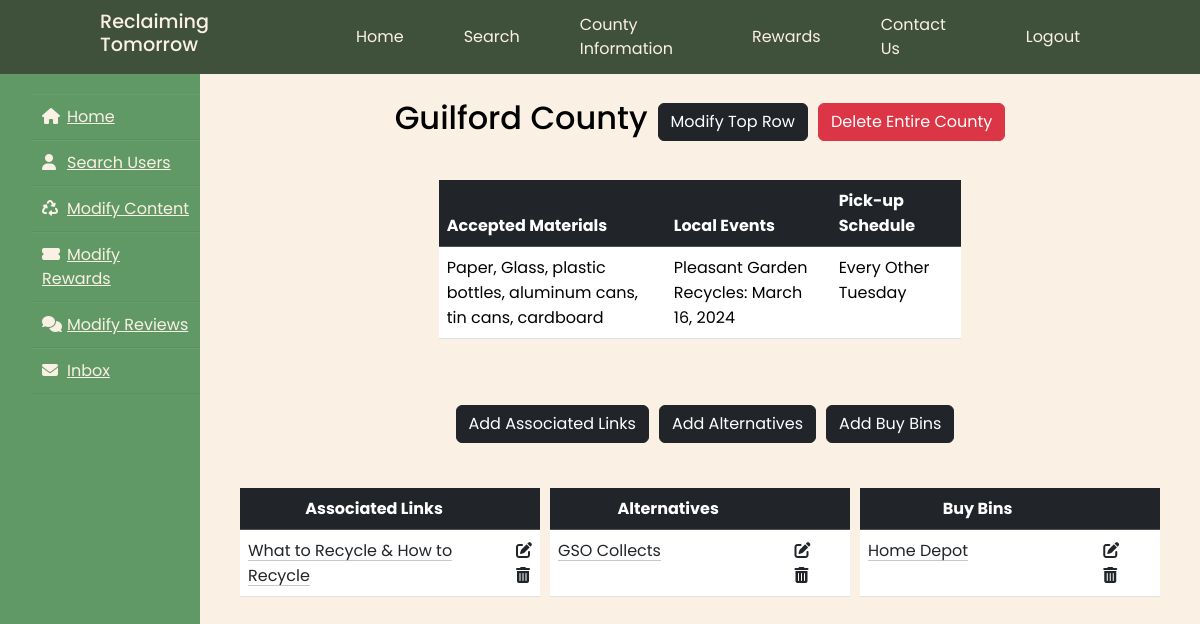
Screenshot of /admin/countyPreview.php?id=Guilford with the database file from the repository.
### tables this page shows
CREATE TABLE `county_search` (
  `County` varchar(150) NOT NULL,
  `Accepted Materials` varchar(150) NOT NULL,
  `Local Events` varchar(150) NOT NULL,
  `Pick-up Schedule` varchar(150) NOT NULL
);

CREATE TABLE `county_associated_links` (
  `id` int(11) NOT NULL AUTO_INCREMENT,
  `County` varchar(150) NOT NULL,
  `Placeholder` varchar(255) NOT NULL,
  `Link` varchar(600) NOT NULL,
  PRIMARY KEY (`id`)
);

CREATE TABLE `county_alternatives` (
  `id` int(11) NOT NULL AUTO_INCREMENT,
  `County` varchar(150) NOT NULL,
  `Placeholder` varchar(255) NOT NULL,
  `Link` varchar(600) NOT NULL,
  PRIMARY KEY (`id`)
);

CREATE TABLE `county_buy_bins` (
  `id` int(11) NOT NULL AUTO_INCREMENT,
  `County` varchar(150) NOT NULL,
  `Placeholder` varchar(255) NOT NULL,
  `Link` varchar(600) NOT NULL,
  PRIMARY KEY (`id`)
);

### admin/countyPreview.php (the view, shortened to what this page needs)
<?php
require '../connect.php';
?>
<!DOCTYPE html>
<html lang="en">
<head>
    <link href="https://cdn.jsdelivr.net/npm/bootstrap@5.3.1/dist/css/bootstrap.min.css" rel="stylesheet" />
    <link href="../style.css" rel="stylesheet">
</head>
<body>
<?php include "../admin/header.php"; ?>
<div class="wrapper">
        <div class="sidebar"><i class=""></i>
            <ul>
            <li><a href="/admin/dashboard"><i class="fas fa-home"></i>Home</a></li>
            <li><a href="/admin/search"><i class="fas fa-user"></i>Search Users</a></li>
            <li><a href="/admin/modifyContent"><i class="fas fa-recycle"></i>Modify Content</a></li>
            <li><a href="/admin/modifyRewards"><i class="fas fa-ticket-alt"></i>Modify Rewards</a></li>
            <li><a href="/admin/modifyReviews"><i class="fas fa-thin fa-comments"></i>Modify Reviews</a></li>
            <li><a href="/admin/inbox"><i class="fas fa-envelope"></i>Inbox</a></li>
            </ul>
        </div>
        <div class="main_content">
            <div class="info">
            <?php
    $county_id=$_GET['id'];
    $sql="SELECT * FROM `county_search` WHERE `County`='$county_id'";
    $result=mysqli_query($db,$sql);
    $row=mysqli_fetch_assoc($result);
    if ($result->num_rows > 0) {
    echo "<div class=\"center\">";
    echo '<h2 style="text-align: center;margin-top: 10px;color: #000000;">'.$row['County'].' County</h2>';
    echo '<a class="btn btn-dark btn" href="modifyTopRow?id='.$row['County'].'" style="margin-left: 10px;margin-top: 10px" role="button">Modify Top Row</a>';
    echo '<a class="btn btn-danger btn" href="deleteEntireCounty?id='.$row['County'].'" style="margin-left: 10px;margin-top: 10px" role="button">Delete Entire County</a>';
    echo '</div>';
    }
    $sql = "SELECT * FROM county_search WHERE `County`='$county_id'";
    $result=mysqli_query($db,$sql);
    if ($result->num_rows > 0) {
        echo "<div class=\"center\">";
        echo "<div class=\"table_widths\">";
        echo "<table class=\"table table-hover\" style=\"margin-top: 5px;\">";
        echo "<thead class=\"table-dark\">";
        echo "<tr>";
        echo "<th>Accepted Materials</th>";
        echo "<th>Local Events</th>";
        echo "<th>Pick-up Schedule</th>";
        echo "</tr>";
        echo "</thead>";
        while ($row = $result->fetch_assoc()) {
            echo "<tbody>";
            echo "<tr>";
            echo "<td>" . $row['Accepted Materials'] . "</td>";
            echo "<td>" . $row['Local Events'] . "</td>";
            echo "<td width=\"25%\">" . $row['Pick-up Schedule'] . "</td>";
            echo "</tr>";
            echo "</tbody>";
        }
        echo "</table>";
        echo "</div>";
        echo "</div>";
        echo "<div class=\"center\">";
        echo '<a class="btn btn-dark btn" href="addAssociatedLinks?id='.$county_id.'" style="margin-left: 10px;" role="button">Add Associated Links</a>';
        echo '<a class="btn btn-dark btn" href="addAlternatives?id='.$county_id.'" style="margin-left: 10px;" role="button">Add Alternatives</a>';
        echo '<a class="btn btn-dark btn" href="addBuyBinLinks?id='.$county_id.'" style="margin-left: 10px;" role="button">Add Buy Bins</a>';
        echo '</div>';
    $sql = "SELECT * FROM county_associated_links WHERE `County`='$county_id'";
    $result=mysqli_query($db,$sql);
    if ($result->num_rows > 0) {
        echo "<div class=\"row_of_tables\">";
        echo "<div class=\"table_row\">";
        echo "<table class=\"table table-hover\" style=\"margin-top: 20px;\">";
        echo "<thead class=\"table-dark\">";
        echo "<tr>";
        echo "<th class=\"center_thead\">Associated Links</th>";
        echo "<th></th>";
        echo "</tr>";
        echo "</thead>";
        while ($row = $result->fetch_assoc()) {
            echo "<tbody>";
            echo "<tr>";
            echo '<td><a href="'.$row['Link'].'" class="link-dark link-offset-2 link-underline-opacity-25 link-underline-opacity-100-hover">'.$row['Placeholder'].'</a></td>';
            echo '<td><li><a class="link-dark" href="/admin/modifyAssocLinks?id='.$row['id'].'"><i class="fas fa-edit"></i></a></li> <li><a class="link-dark" href="/admin/deleteAssocLinks?id='.$row['id'].'"><i class="fas fa-trash-alt"></i></a></li></td>';
            echo "</tr>";
            echo "</tbody>";
        }
        echo "</table>";
        echo "</div>";
    } else {
        echo "";
    }
    $sql = "SELECT * FROM county_alternatives WHERE `County`='$county_id'";
    $result=mysqli_query($db,$sql);
    if ($result->num_rows > 0) {
        echo "<div class=\"table_row\">";
        echo "<table class=\"table table-hover\" style=\"margin-top: 20px;\">";
        echo "<thead class=\"table-dark\">";
        echo "<tr>";
        echo "<th class=\"center_thead\">Alternatives</th>";
        echo '<th></th>';
        echo "</tr>";
        echo "</thead>";
        while ($row = $result->fetch_assoc()) {
            echo "<tbody>";
            echo "<tr>";
            echo '<td><a href="'.$row['Link'].'" class="link-dark link-offset-2 link-underline-opacity-25 link-underline-opacity-100-hover">'.$row['Placeholder'].'</a></td>';
            echo '<td><li><a class="link-dark" href="/admin/modifyAlternative?id='.$row['id'].'"><i class="fas fa-edit"></i></a></li> <li><a class="link-dark" href="/admin/deleteAlternative?id='.$row['id'].'"><i class="fas fa-trash-alt"></i></a></li></td>';
            echo "</tr>";
            echo "</tbody>";
        }
        echo "</table>";
        echo "</div>";
    } else {
        echo "";
    }
    $sql = "SELECT * FROM county_buy_bins WHERE `County`='$county_id'";
    $result=mysqli_query($db,$sql);
    if ($result->num_rows > 0) {
        echo "<div class=\"table_row\">";
        echo "<table class=\"table table-hover\" style=\"margin-top: 20px;\">";
        echo "<thead class=\"table-dark\">";
        echo "<tr>";
        echo "<th class=\"center_thead\">Buy Bins</th>";
        echo '<th></th>';
        echo "</tr>";
        echo "</thead>";
        while ($row = $result->fetch_assoc()) {
            echo "<tbody>";
            echo "<tr>";
            echo '<td><a href="'.$row['Link'].'" class="link-dark link-offset-2 link-underline-opacity-25 link-underline-opacity-100-hover">'.$row['Placeholder'].'</a></td>';
            echo '<td><li><a class="link-dark" href="/admin/modifyBuyBins?id='.$row['id'].'"><i class="fas fa-edit"></i></a></li> <li><a class="link-dark" href="/admin/deleteBuyBins?id='.$row['id'].'"><i class="fas fa-trash-alt"></i></a></li></td>';
            echo "</tr>";
            echo "</tbody>";
        }
        echo "</table>";
        echo "</div>";
        echo "</div>";
    } else {
        echo "";
    }
    } else {
        echo '<h2 style="text-align: center;margin-top: 70px;">County not found or data not available for: "'.$county.'"</h2>';
    }
?>
      </div>
    </div>
</div>
</body>
</html>

### style.css (style rules this page uses)
* { margin: 0; padding: 0; box-sizing: border-box; list-style: none; font-family: 'Poppins', sans-serif; }
body { background-color: #FAF1E4; background-size: cover; background-position: center; display: flex; padding-top: 64px; flex-direction: column; background-color: #FAF1E4; min-height: 100vh; }
.wrapper { display: flex; position: relative; }
.wrapper .sidebar { width: 200px; height: 100%; background: #609966; padding: 30px 0px; position: fixed; }
.wrapper .sidebar ul li { padding: 10px; border-bottom: 1px solid #CEC5B7; border-bottom: 1px solid rgba(0, 0, 0, 0.05); border-top: 1px solid rgba(255, 255, 255, 0.05); }
.wrapper .sidebar ul li a { color: #FAF1E4; display: block; }
.wrapper .sidebar ul li a .fas { width: 25px; }
.wrapper .main_content { width: 100%; margin-left: 200px; }
.wrapper .main_content .info { margin: 20px; color: #717171; line-height: 25px; }
.wrapper .main_content .info div { margin-bottom: 20px; }

### admin/countyPreview.php (style rules this page uses)
.center { display: flex; justify-content: center; align-items: center; padding: 5px; }
.table_widths { width: 55%; }
.row_of_tables { display: flex; justify-content: center; align-items: center; gap: 10px; }
.table_row { width: 300px; }
.center_thead { text-align: center; }

### rows the page displays
county_search: County "Guilford", Accepted Materials "Paper, Glass, plastic bottles, aluminum cans, tin cans, cardboard", Local Events "Pleasant Garden Recycles: March 16, 2024", value "Every Other Tuesday"
county_associated_links: Placeholder "What to Recycle & How to Recycle"
county_alternatives: Placeholder "GSO Collects"
county_buy_bins: Placeholder "Home Depot"
